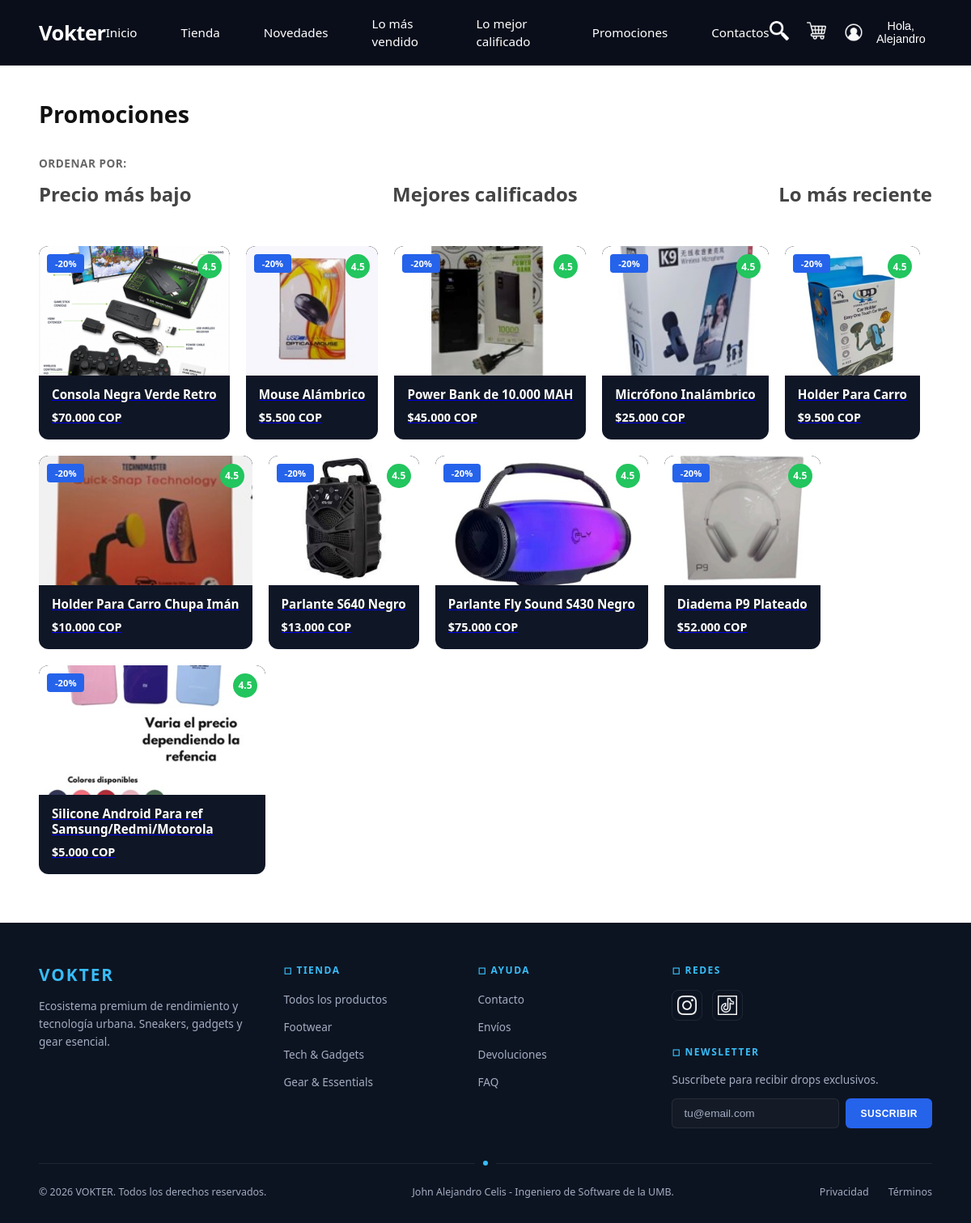
The page /Views/Promociones.php on the database its author committed.
### tables this page shows
CREATE TABLE `productos` (
  `id` int(11) NOT NULL,
  `categoria_id` int(11) NOT NULL,
  `nombre` varchar(100) NOT NULL,
  `descripcion` text DEFAULT NULL,
  `precio_base` decimal(10,2) NOT NULL,
  `marca` varchar(50) DEFAULT NULL,
  `activo` tinyint(1) DEFAULT 1,
  `en_promocion` tinyint(1) DEFAULT 0,
  `descuento_porcentaje` decimal(5,2) DEFAULT NULL
);

### Controllers/ProductoController.php (called while the page is built, shortened)
<?php
require_once __DIR__ . '/../Models/productoServer.php';
require_once __DIR__ . '/../Models/ImagenProductoServer.php';
class ProductoController {
    private $productoModel;
    private $imagenModel;
    public function __construct($db) {
        $this->productoModel = new Producto($db);
        $this->imagenModel = new ImagenProducto($db);
    }
    public function listarPromociones() {
        $productos = $this->productoModel->obtenerEnPromocion();
        $this->agregarImagenesYCalificacion($productos);
    return $productos;
}
   private function agregarImagenesYCalificacion(&$productos) {
        foreach ($productos as &$producto) {
            $imagenes = $this->imagenModel->obtenerPorProducto($producto['id']);
        }
    }
}

### Models/productoServer.php (called while the page is built, shortened)
<?php
class Producto {
    private $conn;
    private $table = 'productos';
    public function __construct($db) {
        $this->conn = $db;
    }
    public function obtenerEnPromocion() {
        $query = "SELECT * FROM " . $this->table . " WHERE en_promocion = 1 AND activo = 1";
        $stmt = $this->conn->prepare($query);
        $stmt->execute();
        return $stmt->fetchAll(PDO::FETCH_ASSOC);
    }
}

### Models/ImagenProductoServer.php (called while the page is built, shortened)
<?php
class ImagenProducto {
    private $conn;
    private $table = 'imagenes_producto';
    public function __construct($db) {
        $this->conn = $db;
    }
    public function obtenerPorProducto($productoId) {
        $query = "SELECT * FROM " . $this->table . " WHERE producto_id = :producto_id ORDER BY orden ASC";
        $stmt = $this->conn->prepare($query);
        $stmt->bindParam(':producto_id', $productoId, PDO::PARAM_INT);
        $stmt->execute();
        return $stmt->fetchAll(PDO::FETCH_ASSOC);
    }
}

### Views/Promociones.php (the view, shortened to what this page needs)
<?php
require_once __DIR__ . '/../Controllers/ProductoController.php';
$database = new Database();
$db = $database->getConnection();
$controller = new ProductoController($db);
$productos = $controller->listarPromociones();
require_once __DIR__ . '/partials/header.php';
?>
<h1 class="page-heading">Promociones</h1>
<div class="sort-section">
  <p class="sort-title">Ordenar por:</p>
  <div class="sort-options">
    <span class="sort-option" id="sort-precio-bajo">Precio más bajo</span>
    <span class="sort-option" id="sort-calificacion">Mejores calificados</span>
    <span class="sort-option" id="sort-reciente">Lo más reciente</span>
  </div>
</div>
<div class="products">
    <?php foreach ($productos as $producto): ?>
        <a href="producto.php?id=<?php echo $producto['id']; ?>" class="product-card-link" data-precio="<?php echo $producto['precio_base']; ?>" data-id="<?php echo $producto['id']; ?>">
            <div class="product-card">
                <div class="product-image-placeholder">
                    <span class="badge-new">-20%</span>
                    <span class="badge-rating">4.5</span>
                    <img src="<?php echo $producto['imagen_url'] ? htmlspecialchars($producto['imagen_url']) : '/projectVokter/Images/Fotos/placeholder.jpg'; ?>"
                         alt="Foto <?php echo htmlspecialchars($producto['nombre']); ?>"
                         class="product-img">
                </div>
                <div class="product-info">
                    <h3><?php echo htmlspecialchars($producto['nombre']); ?></h3>
                    <p class="price">$<?php echo number_format($producto['precio_base'], 0, ',', '.'); ?> COP</p>
                </div>
            </div>
        </a>
    <?php endforeach; ?>
</div>
<?php require_once __DIR__ . '/partials/footer.php'; ?>

### Views/partials/header.php (style rules this page uses)
:root { --bg-dark: #0a0e1a; --bg-hero: #0d1421; --blue-accent: #2563eb; --blue-light: #38bdf8; --text-white: #ffffff; --text-gray: #a3adc2; --card-bg: #0f1626; --badge-new: #2563eb; --badge-rating: #22c55e; --price-color: #ffffff; --border-subtle: rgba(255,255,255,0.08); }
* { margin: 0; padding: 0; box-sizing: border-box; }
html, body { height: 100%; }
body { font-family: 'Segoe UI', Arial, sans-serif; background: #ffffff; color: var(--text-white); display: flex; flex-direction: column; min-height: 100vh; }

### Views/Promociones.php (style rules this page uses)
.page-heading { padding: 40px 48px 0; font-size: 1.8rem; font-weight: 800; color: #111; }
.sort-section { padding: 32px 48px 8px; background: #ffffff; }
.sort-section .sort-title { font-size: 0.85rem; font-weight: 700; color: #666; text-transform: uppercase; letter-spacing: 0.5px; margin-bottom: 12px; }
.sort-options { display: flex; justify-content: space-between; width: 100%; }
.sort-option { font-size: 1.5rem; font-weight: 800; color: #444; cursor: pointer; transition: color 0.2s ease; }
.products { display: flex; flex-wrap: wrap; gap: 20px; padding: 40px 48px 60px; background: #ffffff; }
.product-card { flex: 1 1 260px; max-width: 280px; background: var(--card-bg); border-radius: 12px; overflow: visible; position: relative; color: #fff; z-index: 1; cursor: pointer; }
.product-image-placeholder { background: rgba(255,255,255,0.04); height: 160px; display: flex; align-items: center; justify-content: center; color: var(--text-gray); font-size: 0.85rem; position: relative; overflow: hidden; border-radius: 12px 12px 0 0; transition: transform 0.35s ease, box-shadow 0.35s ease; transform-origin: center bottom; }
.product-img { width: 100%; height: 100%; object-fit: cover; position: absolute; top: 0; left: 0; border-radius: 12px 12px 0 0; transition: transform 0.3s ease, border-radius 0.35s ease; }
.badge-new, .badge-rating { z-index: 2; }
.badge-new { position: absolute; top: 10px; left: 10px; background: var(--badge-new); color: #fff; font-size: 0.7rem; font-weight: 700; padding: 4px 10px; border-radius: 4px; }
.badge-rating { position: absolute; top: 10px; right: 10px; background: var(--badge-rating); color: #fff; font-size: 0.75rem; font-weight: 700; width: 30px; height: 30px; border-radius: 50%; display: flex; align-items: center; justify-content: center; }
.product-info { padding: 14px 16px 18px; }
.product-info h3 { font-size: 0.95rem; font-weight: 700; margin-bottom: 8px; line-height: 1.3; }
.product-info .price { font-size: 0.9rem; font-weight: 600; color: var(--price-color); }

### rows shown on the page
productos: shows a picture, nombre "Consola Negra Verde Retro", precio_base "70.000"
productos: shows a picture, nombre "Mouse Alámbrico", precio_base "5.500"
productos: shows a picture, nombre "Power Bank de 10.000 MAH", precio_base "45.000"
productos: shows a picture, nombre "Micrófono Inalámbrico", precio_base "25.000"
productos: shows a picture, nombre "Holder Para Carro", precio_base "9.500"
productos: shows a picture, nombre "Holder Para Carro Chupa Imán", precio_base "10.000"
productos: shows a picture, nombre "Parlante S640 Negro", precio_base "13.000"
productos: shows a picture, nombre "Parlante Fly Sound S430 Negro", precio_base "75.000"
productos: shows a picture, nombre "Diadema P9 Plateado", precio_base "52.000"
productos: nombre (picture), nombre "Silicone Android Para ref Samsung/Redmi/Motorola", precio_base "5.000"
